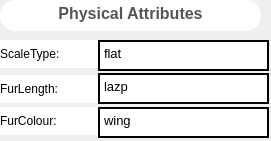
        <widget class="QGroupBox" name="animalPhysicalAttrBoxToClient">
         <property name="geometry">
          <rect>
           <x>20</x>
           <y>360</y>
           <width>271</width>
           <height>141</height>
          </rect>
         </property>
         <property name="styleSheet">
          <string notr="true">border:none</string>
         </property>
         <property name="title">
          <string/>
         </property>
         <widget class="QTextEdit" name="animalAttributeThreeFieldToClient">
          <property name="geometry">
           <rect>
            <x>98</x>
            <y>107</y>
            <width>171</width>
            <height>31</height>
           </rect>
          </property>
          <property name="styleSheet">
           <string notr="true">#animalAttributeThreeFieldToClient{

	background:white;
	border: 2px solid black;
}</string>
          </property>
          <property name="readOnly">
           <bool>true</bool>
          </property>
          <property name="html">
           <string>&lt;!DOCTYPE HTML PUBLIC &quot;-//W3C//DTD HTML 4.0//EN&quot; &quot;http://www.w3.org/TR/REC-html40/strict.dtd&quot;&gt;
&lt;html&gt;&lt;head&gt;&lt;meta name=&quot;qrichtext&quot; content=&quot;1&quot; /&gt;&lt;style type=&quot;text/css&quot;&gt;
p, li { white-space: pre-wrap; }
&lt;/style&gt;&lt;/head&gt;&lt;body style=&quot; font-family:'Sans'; font-size:10pt; font-weight:400; font-style:normal;&quot;&gt;
&lt;p style=&quot; margin-top:0px; margin-bottom:0px; margin-left:0px; margin-right:0px; -qt-block-indent:0; text-indent:0px;&quot;&gt;wing&lt;/p&gt;&lt;/body&gt;&lt;/html&gt;</string>
          </property>
         </widget>
         <widget class="QTextEdit" name="animalAttributeOneFieldToClient">
          <property name="geometry">
           <rect>
            <x>98</x>
            <y>40</y>
            <width>171</width>
            <height>31</height>
           </rect>
          </property>
          <property name="styleSheet">
           <string notr="true">#animalAttributeOneFieldToClient{

	background:white;
	border: 2px solid black;
}</string>
          </property>
          <property name="readOnly">
           <bool>true</bool>
          </property>
          <property name="html">
           <string>&lt;!DOCTYPE HTML PUBLIC &quot;-//W3C//DTD HTML 4.0//EN&quot; &quot;http://www.w3.org/TR/REC-html40/strict.dtd&quot;&gt;
&lt;html&gt;&lt;head&gt;&lt;meta name=&quot;qrichtext&quot; content=&quot;1&quot; /&gt;&lt;style type=&quot;text/css&quot;&gt;
p, li { white-space: pre-wrap; }
&lt;/style&gt;&lt;/head&gt;&lt;body style=&quot; font-family:'Sans'; font-size:10pt; font-weight:400; font-style:normal;&quot;&gt;
&lt;p style=&quot; margin-top:0px; margin-bottom:0px; margin-left:0px; margin-right:0px; -qt-block-indent:0; text-indent:0px;&quot;&gt;flat&lt;/p&gt;&lt;/body&gt;&lt;/html&gt;</string>
          </property>
         </widget>
         <widget class="QTextEdit" name="animalAttributeTwoFieldToClient">
          <property name="geometry">
           <rect>
            <x>98</x>
            <y>73</y>
            <width>171</width>
            <height>31</height>
           </rect>
          </property>
          <property name="styleSheet">
           <string notr="true">#animalAttributeTwoFieldToClient{

	background:white;
	border: 2px solid black;
}</string>
          </property>
          <property name="readOnly">
           <bool>true</bool>
          </property>
          <property name="html">
           <string>&lt;!DOCTYPE HTML PUBLIC &quot;-//W3C//DTD HTML 4.0//EN&quot; &quot;http://www.w3.org/TR/REC-html40/strict.dtd&quot;&gt;
&lt;html&gt;&lt;head&gt;&lt;meta name=&quot;qrichtext&quot; content=&quot;1&quot; /&gt;&lt;style type=&quot;text/css&quot;&gt;
p, li { white-space: pre-wrap; }
&lt;/style&gt;&lt;/head&gt;&lt;body style=&quot; font-family:'Sans'; font-size:10pt; font-weight:400; font-style:normal;&quot;&gt;
&lt;p style=&quot; margin-top:0px; margin-bottom:0px; margin-left:0px; margin-right:0px; -qt-block-indent:0; text-indent:0px;&quot;&gt;lazp&lt;/p&gt;&lt;/body&gt;&lt;/html&gt;</string>
          </property>
         </widget>
         <widget class="QTextBrowser" name="animalHeadLineAttrbViewToClient">
          <property name="geometry">
           <rect>
            <x>0</x>
            <y>0</y>
            <width>261</width>
            <height>31</height>
           </rect>
          </property>
          <property name="styleSheet">
           <string notr="true">border: none;
background: white;
border-radius:15px;</string>
          </property>
          <property name="html">
           <string>&lt;!DOCTYPE HTML PUBLIC &quot;-//W3C//DTD HTML 4.0//EN&quot; &quot;http://www.w3.org/TR/REC-html40/strict.dtd&quot;&gt;
&lt;html&gt;&lt;head&gt;&lt;meta name=&quot;qrichtext&quot; content=&quot;1&quot; /&gt;&lt;style type=&quot;text/css&quot;&gt;
p, li { white-space: pre-wrap; }
&lt;/style&gt;&lt;/head&gt;&lt;body style=&quot; font-family:'Sans'; font-size:10pt; font-weight:400; font-style:normal;&quot;&gt;
&lt;p align=&quot;center&quot; style=&quot; margin-top:0px; margin-bottom:0px; margin-left:0px; margin-right:0px; -qt-block-indent:0; text-indent:0px;&quot;&gt;&lt;span style=&quot; font-size:12pt; font-weight:600; color:#555555;&quot;&gt;Physical Attributes&lt;/span&gt;&lt;/p&gt;&lt;/body&gt;&lt;/html&gt;</string>
          </property>
         </widget>
         <widget class="QLabel" name="beakColourLabelClient">
          <property name="geometry">
           <rect>
            <x>0</x>
            <y>107</y>
            <width>98</width>
            <height>28</height>
           </rect>
          </property>
          <property name="styleSheet">
           <string notr="true">background: white;

</string>
          </property>
          <property name="text">
           <string>BeakColour:</string>
          </property>
         </widget>
         <widget class="QLabel" name="bodyLengthLabelClient">
          <property name="geometry">
           <rect>
            <x>0</x>
            <y>107</y>
            <width>98</width>
            <height>28</height>
           </rect>
          </property>
          <property name="styleSheet">
           <string notr="true">background: white;

</string>
          </property>
          <property name="text">
           <string>BodyLength:</string>
          </property>
         </widget>
         <widget class="QLabel" name="furColourLabelClient">
          <property name="geometry">
           <rect>
            <x>0</x>
            <y>107</y>
            <width>98</width>
            <height>28</height>
           </rect>
          </property>
          <property name="styleSheet">
           <string notr="true">background: white;

</string>
          </property>
          <property name="text">
           <string>FurColour:</string>
          </property>
         </widget>
         <widget class="QLabel" name="beakLengthLabelClient">
          <property name="geometry">
           <rect>
            <x>0</x>
            <y>40</y>
            <width>98</width>
            <height>28</height>
           </rect>
          </property>
          <property name="styleSheet">
           <string notr="true">background: white;

</string>
          </property>
          <property name="text">
           <string>BeakLength:</string>
          </property>
         </widget>
         <widget class="QLabel" name="buildLabelClient">
          <property name="geometry">
           <rect>
            <x>0</x>
            <y>40</y>
            <width>98</width>
            <height>28</height>
           </rect>
          </property>
          <property name="styleSheet">
           <string notr="true">background: white;

</string>
          </property>
          <property name="text">
           <string>Build:</string>
          </property>
         </widget>
         <widget class="QLabel" name="finnsizeLabelClient">
          <property name="geometry">
           <rect>
            <x>0</x>
            <y>40</y>
            <width>98</width>
            <height>28</height>
           </rect>
          </property>
          <property name="styleSheet">
           <string notr="true">background: white;

</string>
          </property>
          <property name="text">
           <string>FinnSize:</string>
          </property>
         </widget>
         <widget class="QLabel" name="scaleTypeLabelClient">
          <property name="geometry">
           <rect>
            <x>0</x>
            <y>40</y>
            <width>98</width>
            <height>28</height>
           </rect>
          </property>
          <property name="styleSheet">
           <string notr="true">background: white;

</string>
          </property>
          <property name="text">
           <string>ScaleType:</string>
          </property>
         </widget>
         <widget class="QLabel" name="bodyPatternLabelClient">
          <property name="geometry">
           <rect>
            <x>0</x>
            <y>75</y>
            <width>98</width>
            <height>28</height>
           </rect>
          </property>
          <property name="styleSheet">
           <string notr="true">background: white;

</string>
          </property>
          <property name="text">
           <string>BodyPattern:</string>
          </property>
         </widget>
         <widget class="QLabel" name="wingSpanLabelClient">
          <property name="geometry">
           <rect>
            <x>0</x>
            <y>75</y>
            <width>98</width>
            <height>28</height>
           </rect>
          </property>
          <property name="styleSheet">
           <string notr="true">background: white;

</string>
          </property>
          <property name="text">
           <string>WingSpan:</string>
          </property>
         </widget>
         <widget class="QLabel" name="furLengthLabelClient">
          <property name="geometry">
           <rect>
            <x>0</x>
            <y>75</y>
            <width>98</width>
            <height>28</height>
           </rect>
          </property>
          <property name="styleSheet">
           <string notr="true">background: white;

</string>
          </property>
          <property name="text">
           <string>FurLength:</string>
          </property>
         </widget>
        </widget>
